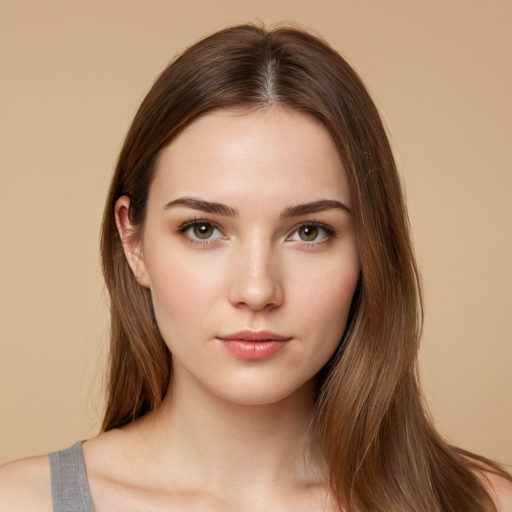
#> input picture pyaesthetics/data/face1.png, 512 x 512 px
$ python selfsimilarity.py   (older library calls are emulated)
#> lines starting #> are read from the running program, lines starting #| are printed output that depends on the picture; long printed decimals are rounded
### pyaesthetics/utils.py
#!/usr/bin/env python3
# -*- coding: utf-8 -*-
"""
This modules contains different utilities  that are used across different modules in pyaesthetics.

Created on Fri Aug 2 10:51:17 2024
Last Edited on Wed Sep 11 18:53:30 2024

@author: Giulio Gabrieli (gack94@gmail.com)
"""

import os

from PIL import Image #to handle filesystem files
import cv2 #for image manipulation
import numpy as np #numerical computation
import pandas as pd
import pytesseract  # Pytesseract for Optical Character Recognition (OCR)
from imutils.perspective import four_point_transform
import matplotlib.pyplot as plt

try:
    from . import analysis
except:
    import analysis

# [48 lines left out: functions sRGB2RGB, find_parent_node, not called in this run]

def find_child_nodes(parent_index):
    """
    Find the child nodes in an 8x8 matrix given a parent node index in a 4x4 matrix.

    :param parent_index: Index in the 4x4 matrix.
    :return: List of child node indices in the 8x8 matrix.
    """
    if parent_index < 0 or parent_index >= 16:
        raise ValueError("Parent index must be in the range [0, 15]")

    # Calculate the row and column in the 4x4 matrix
    parent_row = parent_index // 4
    parent_col = parent_index % 4

    # Determine the top-left corner of the 2x2 block in the 8x8 matrix
    top_left_row = parent_row * 2
    top_left_col = parent_col * 2

    # List the indices of the 4 child nodes in the 2x2 block
    child_indices = [
        top_left_row * 8 + top_left_col,       # Top-left
        top_left_row * 8 + top_left_col + 1,   # Top-right
        (top_left_row + 1) * 8 + top_left_col, # Bottom-left
        (top_left_row + 1) * 8 + top_left_col + 1 # Bottom-right
    ]

    return child_indices


def find_neighbors(index, size=8):
    """
    Find all neighboring cells for a given cell index in an NxN matrix.

    :param index: Index of the cell in the NxN matrix.
    :param size: Size of the matrix (default is 8 for an 8x8 matrix).
    :return: List of neighboring cell indices.
    """
    row = index // size
    col = index % size

    neighbors = []

    # Directions for neighbors: (row_offset, col_offset)
    directions = [
        (-1, 0),  # Top
        (1, 0),   # Bottom
        (0, -1),  # Left
        (0, 1),   # Right
        (-1, -1), # Top-left
        (-1, 1),  # Top-right
        (1, -1),  # Bottom-left
        (1, 1)    # Bottom-right
    ]

    for dr, dc in directions:
        r, c = row + dr, col + dc
        if 0 <= r < size and 0 <= c < size:
            neighbors.append(r * size + c)

    return neighbors

def calculate_gradient(image):
    """
    Calculate the gradient of an image using the Sobel operator.

    :param image: Input image (single channel).
    :return: Gradient magnitude of the image.
    """
    grad_x = cv2.Sobel(image, cv2.CV_64F, 1, 0, ksize=3)
    grad_y = cv2.Sobel(image, cv2.CV_64F, 0, 1, ksize=3)
    gradient_magnitude = cv2.magnitude(grad_x, grad_y)

    return gradient_magnitude


# [72 lines left out: functions runtest, textdetection, tablify_results, not called in this run]


###############################################################################
#                                                                             #
#                                  DEBUG                                      #
#                                                                             #
###############################################################################
""" For debug purposes."""

# [13 lines that do not run on import are left out]


### pyaesthetics/selfsimilarity.py
#!/usr/bin/env python3
# -*- coding: utf-8 -*-
"""
This module is used to evaluate the self-similarity and anisotropy of an image.
It is based on Braun, J., Amirshahi, S. A., Denzler, J., & Redies, C. (2013).
Statistical image properties of print advertisements, visual artworks, and images of architecture.
Frontiers in Psychology, 4, 808.

Created on Sat Aug 3 11:34:57 2024
Last edited on Fri Sep 13 16:30:43 2024

@author: Giulio Gabrieli (gack94@gmail.com)
"""

import os
import cv2
import numpy as np
import matplotlib.pyplot as plt
from skimage.feature import hog
from skimage import exposure
from tqdm import tqdm

try:
    from . import utils
except:
    import utils

###############################################################################
#                                                                             #
#                             Self Similarity                                 #
#                                                                             #
###############################################################################

# [172 lines left out: functions preprocess_image, calculate_hog, bin_hog_features, plot_hog_histogram, get_self_similarity, not called in this run]

###############################################################################
#                                                                             #
#                                  DEBUG                                      #
#                                                                             #
###############################################################################

if __name__ == "__main__":
    basepath = os.path.dirname(os.path.realpath(__file__))

    # Path to a sample image for debugging   # Set the data path to use sample images
    data_folder = basepath + "/data/"

    # Path to a sample image
    sample_img = data_folder + "face1.png"

    # Read the sample image
    image = cv2.imread(sample_img)
#> image is the input picture: shape (512, 512, 3); mean B, G, R 111.9, 139.1, 174.6

    # Calculate self-similarity
    results = get_self_similarity(image)
#> in get_self_similarity, `lab_image = cv2.cvtColor(image, cv2.COLOR_BGR2Lab)`: lab_image: shape (512, 512, 3); mean of channels 0, 1, 2 152.6, 137.9, 147.9
#> in get_self_similarity, `L, a, b = cv2.split(lab_image)`:
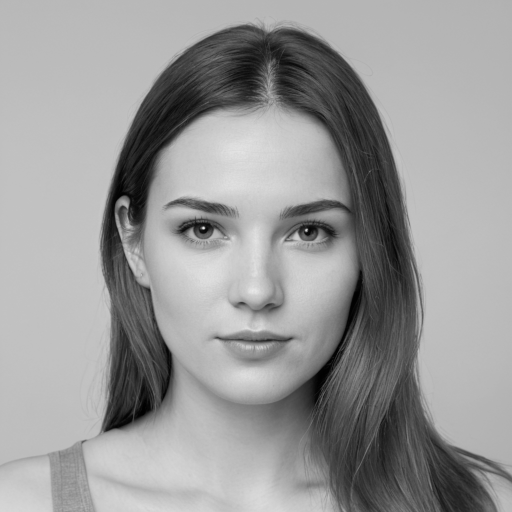
#> L: shape (512, 512); min 0, max 233, mean 152.6
#> in get_self_similarity, `L, a, b = cv2.split(lab_image)`:
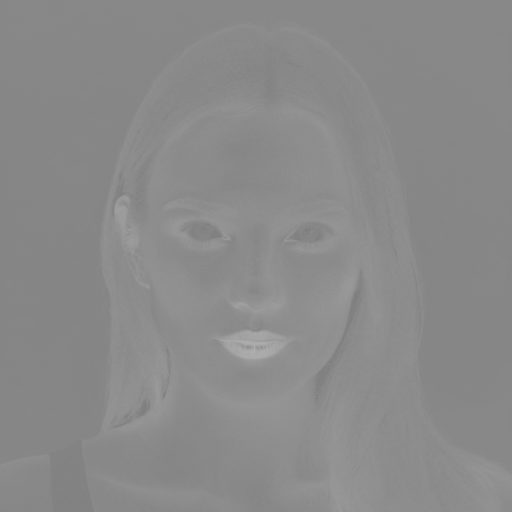
#> a: shape (512, 512); min 122, max 177, mean 137.9
#> in calculate_gradient (call 2), `grad_x = cv2.Sobel(image, cv2.CV_64F, 1, 0, ksize=3)`:
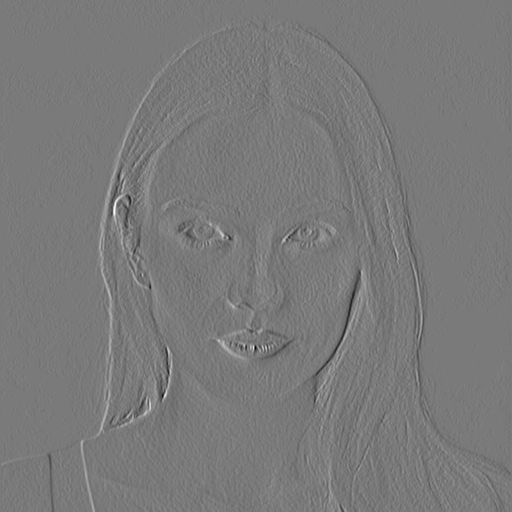
#> grad_x: shape (512, 512) float64; min -78, max 85, mean 0; drawn with min black and max white
#> in calculate_gradient (call 2), `grad_y = cv2.Sobel(image, cv2.CV_64F, 0, 1, ksize=3)`:
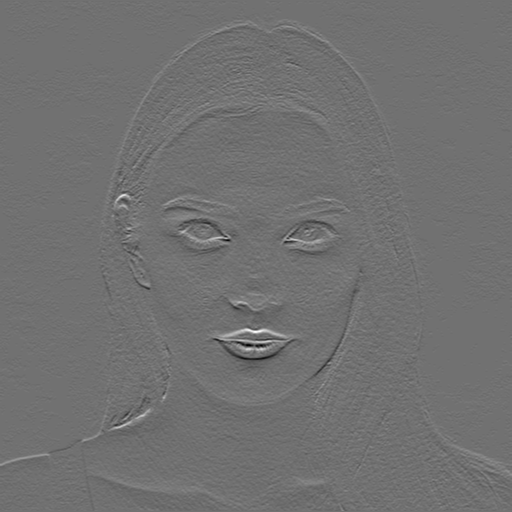
#> grad_y: shape (512, 512) float64; min -76, max 95, mean 0; drawn with min black and max white
#> in calculate_gradient (call 3), `gradient_magnitude = cv2.magnitude(grad_x, grad_y)`:
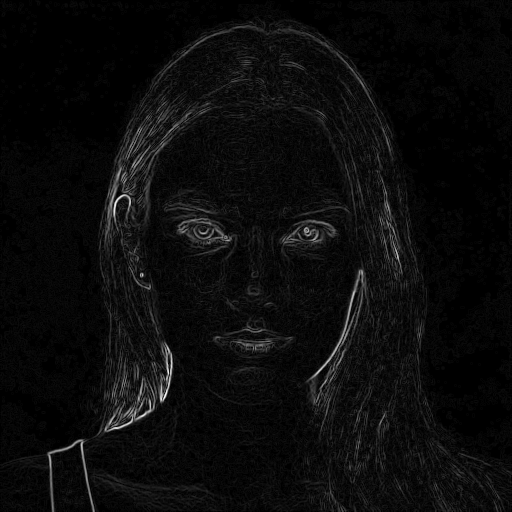
#> gradient_magnitude: shape (512, 512) float64; min 0, max 97.42, mean 4.4; drawn with min black and max white
#> in get_self_similarity, `hog_features, hog_image = hog(merged_gradient, orientations=16, pixels..`:
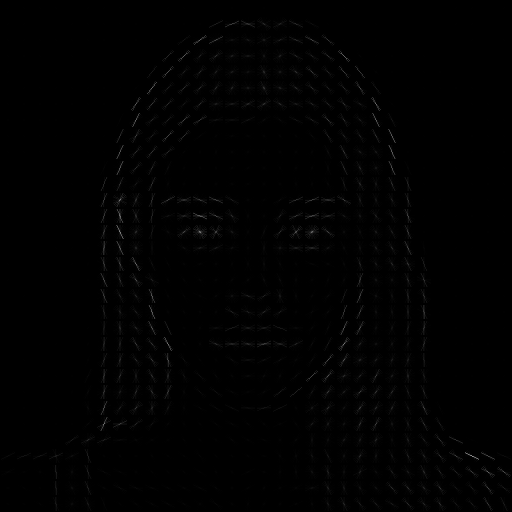
#> hog_image: shape (512, 512) float64; min 0, max 144.3, mean 1.3
#> the loop in get_self_similarity, `for level in tqdm(range(nLevels)):` made 4 passes
#> after the loop in get_self_similarity, `for level in tqdm(range(nLevels)):`:
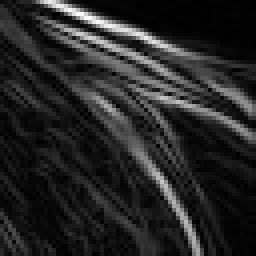
#> partial_image: shape (64, 64) float64 (shown 4 times larger); min 0, max 359.3, mean 54.1; drawn with min black and max white
#> after the loop in get_self_similarity, `for level in tqdm(range(nLevels)):`: hists = 4 items
#> in get_self_similarity, `ground = hists[0].flatten()`: ground = [0.0883, 0.0574, 0.0618, 0.06, 0.0687, 0.057, 0.052, 0.0399, 0.0776, 0.0514, 0.0634, 0.0643, 0.0757, 0.0695, 0.0635, 0.0496]
#> the loop in get_self_similarity, `for i in range(len(hists[-2])):` made 16 passes
#> after the loop in get_self_similarity, `for i in range(len(hists[-2])):`: temp = [0.969, 0.763, 0.813, 0.969, 0.916, 0.852, 0.854, 0.912, 0.858, 0.828, 0.828, 0.849, 0.836, 0.877, 0.859, 0.781]
#> the loop in get_self_similarity, `for i in range(len(hists[3])):` made 64 passes
#> after the loop in get_self_similarity, `for i in range(len(hists[3])):`: temp = 64 values, max 0.959 at index 7, min 0.527 at index 10, mean 0.779
#> results = {'ground': 0.832, 'parent': 0.853, 'neighbors': 0.766, 'anisotropy': 0.0343}

    # Print the results
    print(results)
#| {'ground': 0.8322, 'parent': 0.853, 'neighbors': 0.7658, 'anisotropy': 0.03428}
